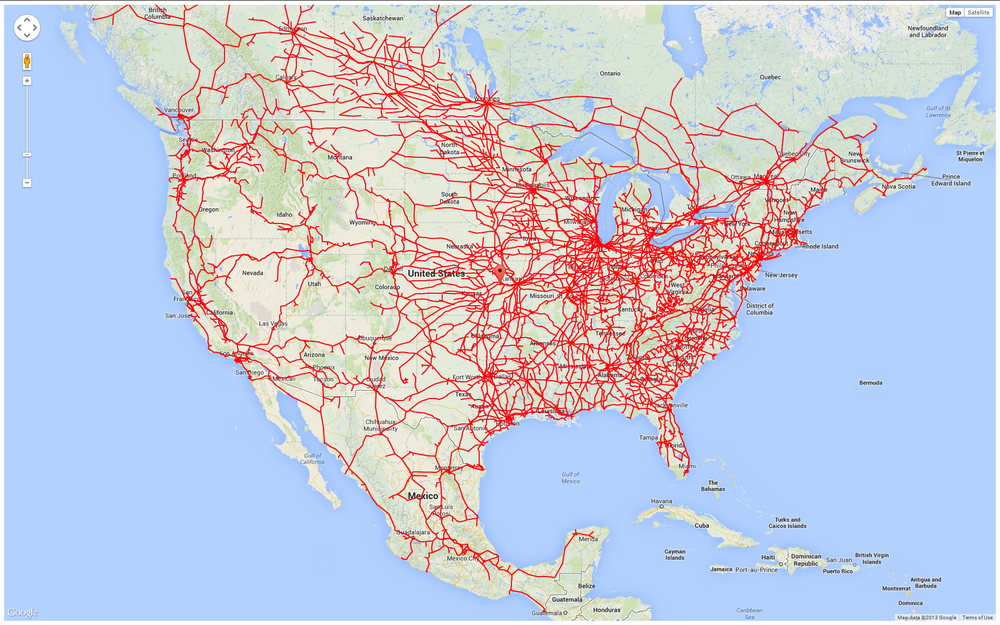
#> input picture Railroad/rrMapCoarse.png, 1000 x 625 px, shrunk from 1920 x 1200 before the run
$ python kmeans.py 3 ../Railroad/rrMapCoarse.png
#> lines starting #> are read from the running program, lines starting #| are printed output that depends on the picture; long printed decimals are rounded
from PIL import Image
import urllib.request
import io
import sys
import random


def check_above(x, y, color, pix, img):
    if x - 1 < 0:
        if y - 1 < 0:
            return False
        return (x + 1, y - 1) in color
    elif y - 1 < 0:
        return (x - 1, y) in color
    elif x + 1 >= img.size[0]:
        return (x, y - 1) in color or (x - 1, y) in color or (x - 1, y - 1) in color
    else:
        return (x, y - 1) in color or (x - 1, y) in color or (x - 1, y - 1) in color or (x + 1, y - 1) in color


def main():
    k = int(sys.argv[1])
    file_path = sys.argv[2]
    if file_path[0:4] == 'http':
        f = io.BytesIO(urllib.request.urlopen(file_path).read())
        img = Image.open(f)
    else:
        img = Image.open(file_path)
#> img is the input picture: PIL image 1000x625 RGB; mean R, G, B 199.6, 202.6, 219.9
    pix = img.load()

    # [18 lines of commented-out code are left out]
    means = {pix[random.randint(0, img.size[0]), random.randint(0, img.size[1])]: 0 for x in range(k)}
#> means = {(178, 208, 254): 0, (179, 209, 255): 0}
    groupings = {key: [] for key in means.keys()}
#> groupings = {(178, 208, 254): [], (179, 209, 255): []}
    current = list(means.keys())
#> current = [(178, 208, 254), (179, 209, 255)]
    classifications = {}
    saved = {}
    for i in range(img.size[0]):
        for j in range(img.size[1]):
            temp = pix[i, j]
            if temp not in saved:
                saved[temp] = 1
            else:
                saved[temp] += 1
            if temp not in classifications:
                small = [(pix[i, j][0] - k[0]) ** 2 + (pix[i, j][1] - k[1]) ** 2 + (pix[i, j][2] - k[2]) ** 2 for k in
                         current]
                save = small.index(min(small))
                classifications[temp] = current[save]
            means[classifications[temp]] += 1
            groupings[classifications[temp]].append((i, j))
#> after the loop, classifications = 91433 items; means = {(178, 208, 254): 223224, (179, 209, 255): 401776}; saved = 91433 items
    lengths = [means[x] for x in means]
#> lengths = [223224, 401776]
    count = 1
    while True:
        current = []
        for b in groupings:
            added = [0, 0, 0]
            for c in groupings[b]:
                added[0] += pix[c[0], c[1]][0]
                added[1] += pix[c[0], c[1]][1]
                added[2] += pix[c[0], c[1]][2]
            added[0] /= (means[b] * 1.0)
            added[1] /= (means[b] * 1.0)
            added[2] /= (means[b] * 1.0)
            current.append(tuple(added))
        means = {x: 0 for x in current}
        groupings = {key: [] for key in means.keys()}
        classifications = {}
        for i in range(img.size[0]):
            for j in range(img.size[1]):
                temp = pix[i, j]
                if temp not in classifications:
                    small = [(pix[i, j][0] - k[0]) ** 2 + (pix[i, j][1] - k[1]) ** 2 + (pix[i, j][2] - k[2]) ** 2 for k
                             in
                             current]
                    save = small.index(min(small))
                    classifications[temp] = current[save]
                means[classifications[temp]] += 1
                groupings[classifications[temp]].append((i, j))
        new_lengths = [means[x] for x in means]
        difference = [lengths[x] - new_lengths[x] for x in range(len(lengths))]
        print("Generation {}: {}".format(count, difference))
        count += 1
        if set(difference) == {0}:
            break
        lengths = new_lengths
#> this loop made 12 passes
#> difference on pass 1: [123298, -123298]
#| Generation 1: [123298, -123298]
#> after the loop, count = 13
    convert = {}
    rev_convert = {}
    for b in classifications:
        convert[classifications[b]] = (
            int(classifications[b][0]), int(classifications[b][1]), int(classifications[b][2]))
        rev_convert[convert[classifications[b]]] = classifications[b]
#> this loop made 91433 passes
#> b on passes 1 to 3: (129, 129, 129), (255, 255, 255), (251, 251, 251)
#> after the loop, convert = {(232.2, 63.97, 66.02): (232, 63, 66), (196.5, 215.7, 234.5): (196, 215, 234)}; rev_convert = {(232, 63, 66): (232.2, 63.97, 66.02), (196, 215, 234): (196.5, 215.7, 234.5)}
    for i in range(img.size[0]):
        for j in range(img.size[1]):
            pix[i, j] = convert[classifications[pix[i, j]]]
    x = list(saved.keys())[0]
#> x = (129, 129, 129)
    max_num = x
#> max_num = (129, 129, 129)

    for i in saved:
        if saved[i] > saved[max_num]:
            max_num = i
#> this loop made 91433 passes
#> i on passes 1, 3, 4, 5, 6, 7, 8, 9, 10, 11, 12, 13: (129, 129, 129), (251, 251, 251), (250, 250, 251), (236, 243, 255), (188, 214, 255), (193, 218, 255), (192, 217, 255), (193, 217, 255), (189, 215, 255), (203, 224, 255), (231, 240, 255), (170, 204, 255)

    print(
        "Size: {} x {}\nPixels: {}\nDistinct pixel count: {}\nMost common pixel: {} => {}\nFinal means:\n".format(
            img.size[0],
            img.size[1],
            img.size[
                0] *
            img.size[1],
            len(
                classifications.keys()), max_num, saved[max_num]))
#| Size: 1000 x 625
#| Pixels: 625000
#| Distinct pixel count: 91433
#| Most common pixel: (179, 209, 255) => 209615
#| Final means:
    count = 1
    for i in means:
        print("{}: {} => {}".format(count, i, means[i]))
        count += 1
#> this loop made 2 passes
#> (i, count) on passes 1 to 2: ((232.2, 63.97, 66.02), 2), ((196.5, 215.7, 234.5), 3)
#| 1: (232.219, 63.971, 66.020) => 53985
#| 2: (196.531, 215.705, 234.493) => 571015
#> after the loop, count = 3

    # img.save("kmeans/{}.png".format('2021aalex'), "PNG")
    img.show()
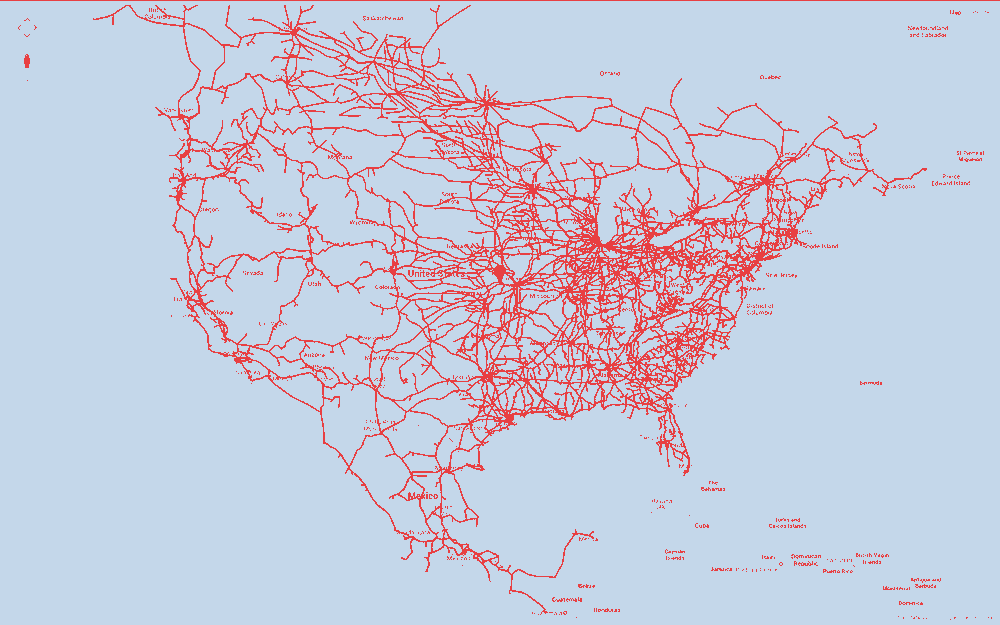
#> shown: PIL image 1000x625 RGB; mean R, G, B 199.1, 201.9, 219.5

    regions = []
    for a in means:
        finished = set()
        count = 0
        for i in range(img.size[0]):
            for j in range(img.size[1]):
                if pix[i, j] == convert[a]:
                    if not check_above(i, j, finished, pix, img):
                        count += 1
                    finished.add((i, j))
        regions.append(count)
#> this loop made 2 passes
#> a on passes 1 to 2: (232.2, 63.97, 66.02), (196.5, 215.7, 234.5)
#> after the loop, regions = [4802, 5853]
    print("Region counts: {}".format(str(regions)))
#| Region counts: [4802, 5853]


if __name__ == '__main__':
    main()
